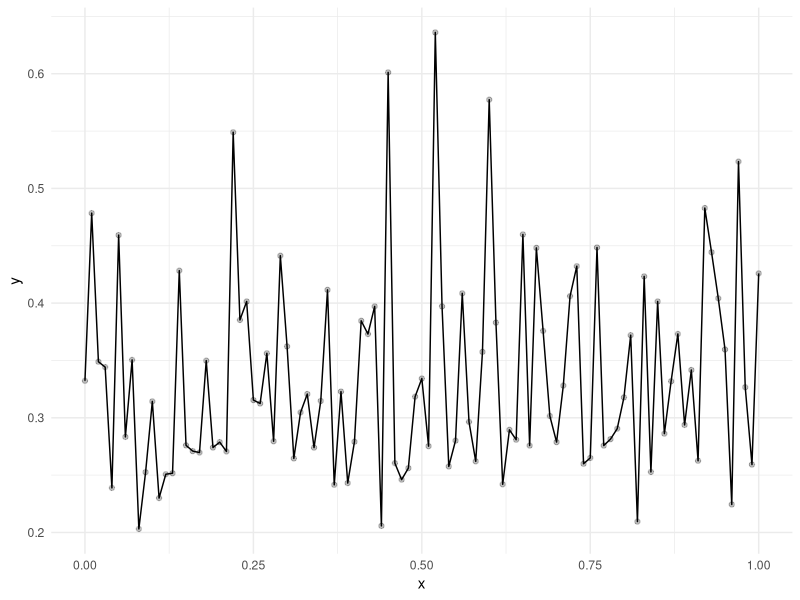

R code for this plot:
# Load relevant libraries
library(tidyverse)
library(ggplot2)

# Define mixture model
f <- function(y) {
  return(.75*rbeta(1,1,5) + .25*rbeta(1,20,2))
}

n <- 100

y_set <- seq(0,1,1/n) 

plot_data <- data.frame(x=y_set,
                        y = sapply(y_set, function(a) f(a)))


ggplot(plot_data, aes(x=x,y=y)) +
  geom_point(alpha=0.25) +
  geom_line() + 
  theme_minimal()

####

# # Load relevant libraries
# library(tidyverse)
# library(ggplot2)
# 
# # Define the mixture model function
# f <- function() {
#   # Generate values from the mixture of two beta distributions
#   return(0.75*rbeta(1, 1, 5) + 0.25*rbeta(1, 20, 2))
# }
# 
# n <- 1000  # Increase the number of samples to make the plot smoother
# 
# # Generate mixture samples
# y_set <- replicate(n, f())
# 
# # Create data frame for plotting
# plot_data <- data.frame(x = seq(0, 1, length.out = n),
#                         y = y_set)
# 
# # Plot the data
# ggplot(plot_data, aes(x = x, y = y)) +
#   geom_point(alpha = 0.5) +  # Transparency to show density
#   geom_line(stat = "density", color = "blue", lwd = 1.5) + 
#   theme_minimal() +
#   labs(x = "X values", y = "Mixture density", 
#        title = "Mixture of Beta Distributions")
